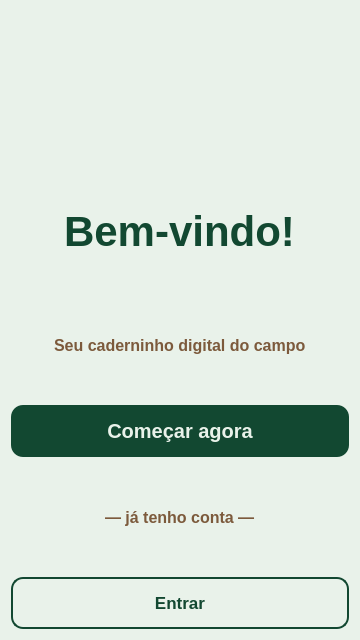
<?xml version="1.0" encoding="UTF-8"?>
<ui version="4.0">
 <class>Form</class>
 <widget class="QWidget" name="Form">
  <property name="geometry">
   <rect>
    <x>0</x>
    <y>0</y>
    <width>360</width>
    <height>640</height>
   </rect>
  </property>
  <property name="minimumSize">
   <size>
    <width>360</width>
    <height>640</height>
   </size>
  </property>
  <property name="maximumSize">
   <size>
    <width>360</width>
    <height>640</height>
   </size>
  </property>
  <property name="windowTitle">
   <string>Form</string>
  </property>
  <property name="styleSheet">
   <string notr="true">QWidget { background-color: #E9F2EA; font-family: &quot;Roboto Flex&quot;; }
QPushButton { background-color: #124831; color: #E9F2EA; font-family: &quot;Roboto Flex&quot;; font-weight: 700; font-size: 20px; border-radius: 12px; padding: 14px; border: none; }
QPushButton:hover { background-color: #0a3020; }
QPushButton#login_button { background-color: transparent; color: #124831; border: 2px solid #124831; font-size: 17px; }
QPushButton#login_button:hover { background-color: #d0e8d4; }
QLabel#welcome_label { font-family: &quot;Roboto Flex&quot;; font-weight: 800; font-size: 42px; color: #124831; }
QLabel#presentation_label, QLabel#i_have_account_label { font-family: &quot;Roboto Flex&quot;; font-weight: 500; font-size: 16px; color: #7C5A3C; }</string>
  </property>
  <layout class="QVBoxLayout" name="verticalLayout_2">
   <item>
    <layout class="QVBoxLayout" name="verticalLayout">
     <item alignment="Qt::AlignmentFlag::AlignHCenter">
      <widget class="QLabel" name="agrobook_logo">
       <property name="sizePolicy">
        <sizepolicy hsizetype="Preferred" vsizetype="Preferred">
         <horstretch>0</horstretch>
         <verstretch>0</verstretch>
        </sizepolicy>
       </property>
       <property name="minimumSize">
        <size>
         <width>214</width>
         <height>160</height>
        </size>
       </property>
       <property name="maximumSize">
        <size>
         <width>214</width>
         <height>160</height>
        </size>
       </property>
       <property name="layoutDirection">
        <enum>Qt::LayoutDirection::LeftToRight</enum>
       </property>
       <property name="text">
        <string/>
       </property>
       <property name="pixmap">
        <pixmap>images/logo.png</pixmap>
       </property>
       <property name="scaledContents">
        <bool>true</bool>
       </property>
       <property name="alignment">
        <set>Qt::AlignmentFlag::AlignLeading|Qt::AlignmentFlag::AlignVCenter</set>
       </property>
      </widget>
     </item>
     <item alignment="Qt::AlignmentFlag::AlignHCenter">
      <widget class="QLabel" name="welcome_label">
       <property name="text">
        <string>Bem-vindo!</string>
       </property>
      </widget>
     </item>
     <item alignment="Qt::AlignmentFlag::AlignHCenter">
      <widget class="QLabel" name="presentation_label">
       <property name="text">
        <string>Seu caderninho digital do campo</string>
       </property>
      </widget>
     </item>
     <item>
      <widget class="QPushButton" name="signup_button">
       <property name="text">
        <string>Começar agora</string>
       </property>
       <property name="icon">
        <iconset>
         <normaloff>../../.designer/backup/images/leaves-icon.png</normaloff>../../.designer/backup/images/leaves-icon.png</iconset>
       </property>
      </widget>
     </item>
     <item alignment="Qt::AlignmentFlag::AlignHCenter">
      <widget class="QLabel" name="i_have_account_label">
       <property name="text">
        <string>— já tenho conta —</string>
       </property>
       <property name="scaledContents">
        <bool>false</bool>
       </property>
      </widget>
     </item>
     <item>
      <widget class="QPushButton" name="login_button">
       <property name="text">
        <string>Entrar</string>
       </property>
      </widget>
     </item>
    </layout>
   </item>
  </layout>
 </widget>
 <resources/>
 <connections/>
</ui>
